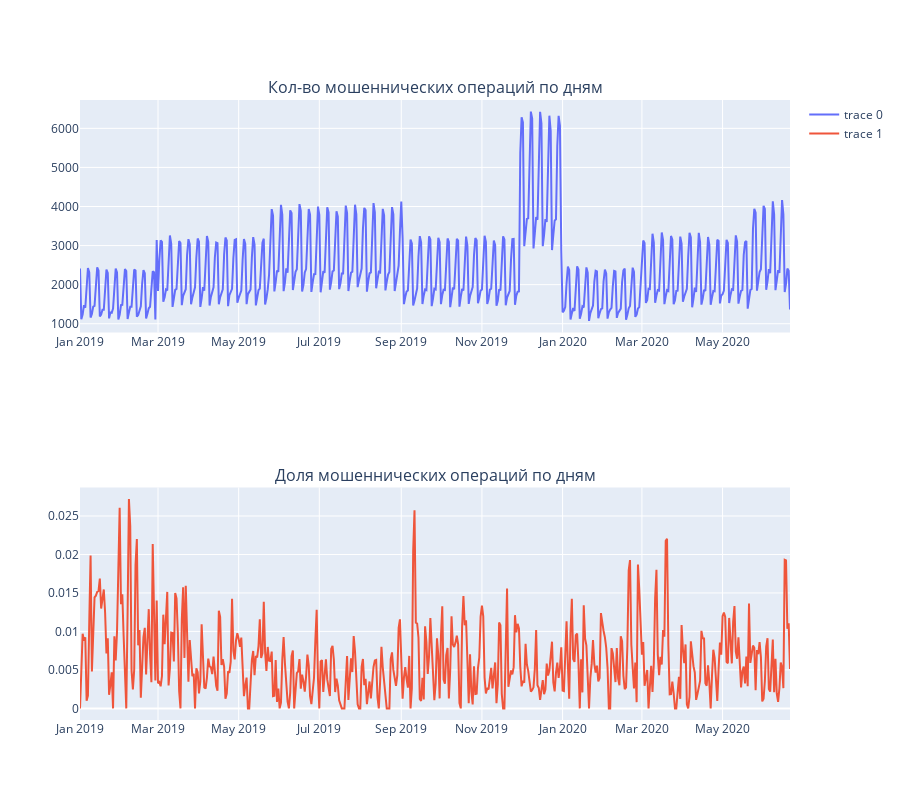

Source (notebook cell):
### Code cell
fig = make_subplots(
    rows=2, 
    cols=1, 
    subplot_titles=(
        'Кол-во мошеннических операций по дням', 
        'Доля мошеннических операций по дням'
    )
)

tmp = df \
    .groupby(['trans_date'], as_index=False) \
    .agg(
        fraud_total=('is_fraud', pd.Series.count),
            fraud_mean=('is_fraud', pd.Series.mean),
    )

fig.add_trace(
    go.Scatter(x=tmp.trans_date, y=tmp.fraud_total),
    row=1, col=1, 
)

fig.add_trace(
    go.Scatter(x=tmp.trans_date, y=tmp.fraud_mean),
    row=2, col=1, 
)

fig.update_layout(height=800)
fig.show()

### Figure 1 — Plotly figure (JSON) as saved in the notebook; plotly's stock layout.template omitted (floating-point values rounded to 4 significant figures; data arrays with more than 128 entries replaced by an {"elided": "..."} marker saying what was removed)
{"data": [{"type": "scatter", "x": {"elided": "537 str values"}, "xaxis": "x", "y": {"elided": "537 int values"}, "yaxis": "y"}, {"type": "scatter", "x": {"elided": "537 str values"}, "xaxis": "x2", "y": {"elided": "537 float values"}, "yaxis": "y2"}], "layout": {"annotations": [{"font": {"size": 16}, "showarrow": false, "text": "Кол-во мошеннических операций по дням", "x": 0.5, "xanchor": "center", "xref": "paper", "y": 1, "yanchor": "bottom", "yref": "paper"}, {"font": {"size": 16}, "showarrow": false, "text": "Доля мошеннических операций по дням", "x": 0.5, "xanchor": "center", "xref": "paper", "y": 0.375, "yanchor": "bottom", "yref": "paper"}], "height": 800, "xaxis": {"anchor": "y", "domain": [0, 1]}, "xaxis2": {"anchor": "y2", "domain": [0, 1]}, "yaxis": {"anchor": "x", "domain": [0.625, 1]}, "yaxis2": {"anchor": "x2", "domain": [0, 0.375]}}}
